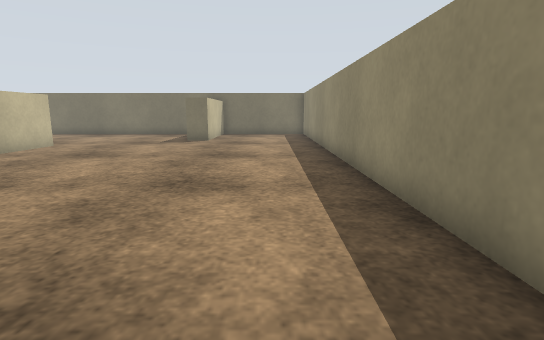
view 1 (above)

21 first-person views from a walk through a world built for the Gazebo simulator. The camera is 0.26 m above the floor, tilts 10° down and sees 80° across. The floor is counted in squares, 0.2 m on a side. Each view is taken from the middle of a square. On the plan, view 1 faces up. The plan holds only what a view shows up to about 14 squares ahead; the rest is blank. Surface patterns are stand-ins for the level's own textures.

view 2
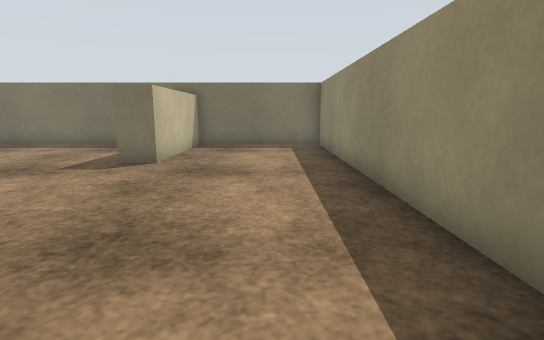

view 3
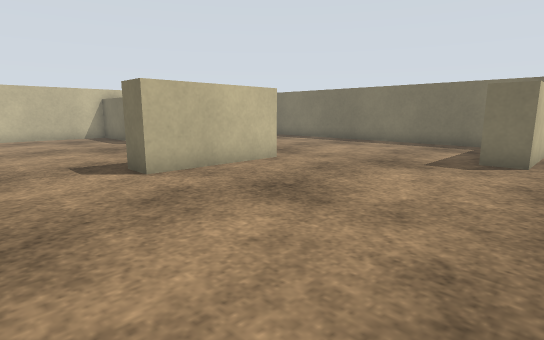

view 4
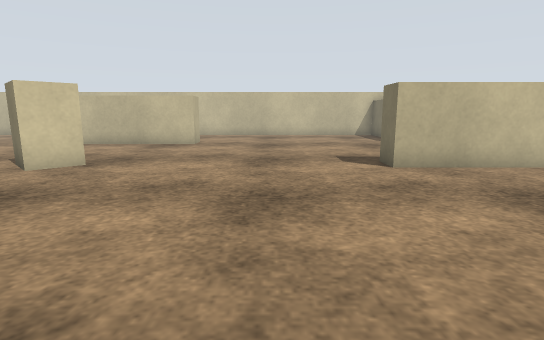

view 5
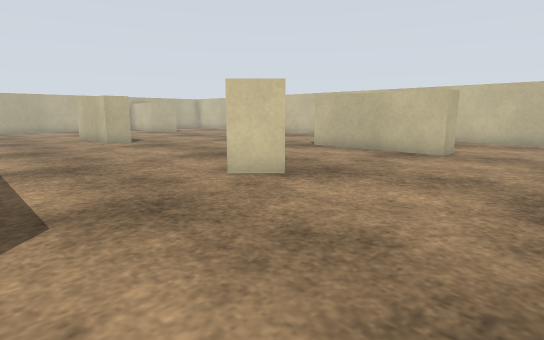

view 6
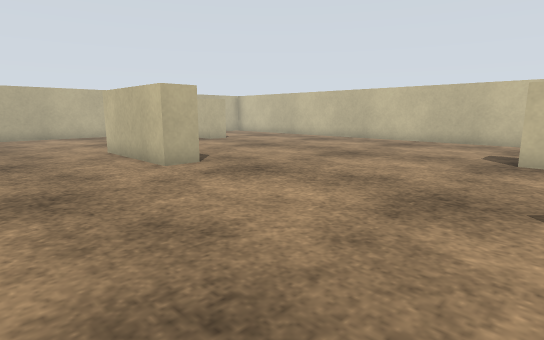

view 7
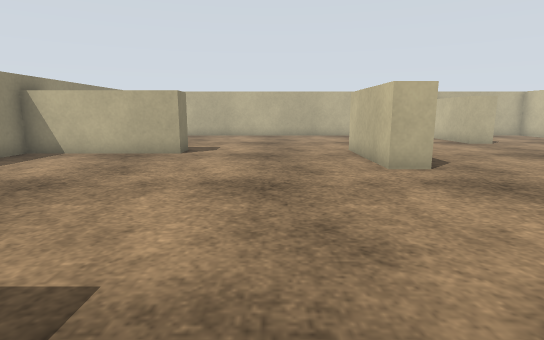

view 8
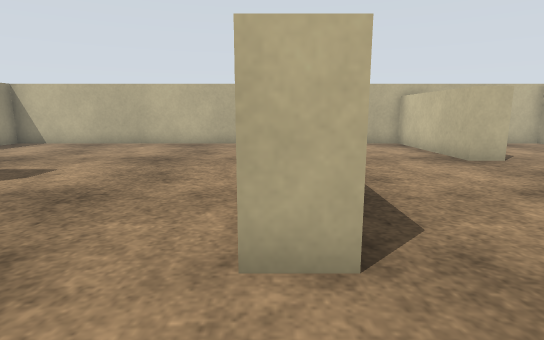

view 9
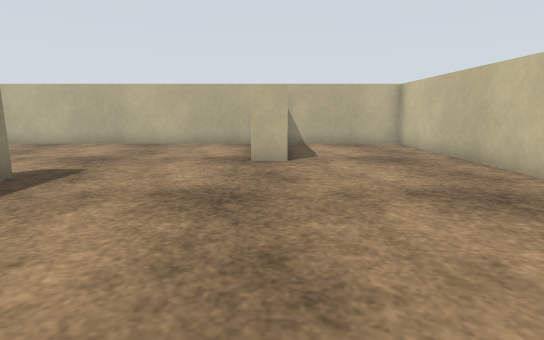

view 10
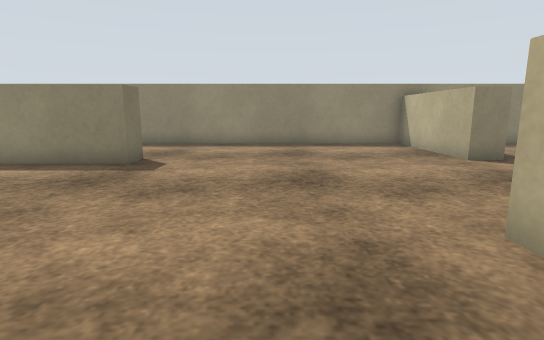

view 11
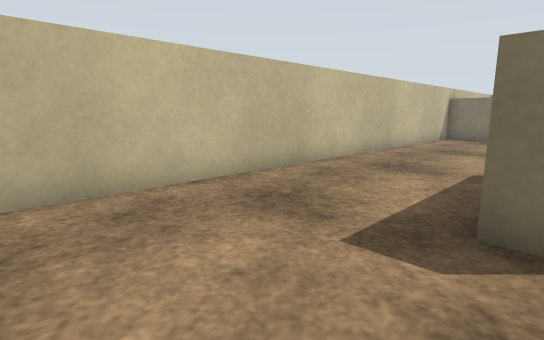

view 12
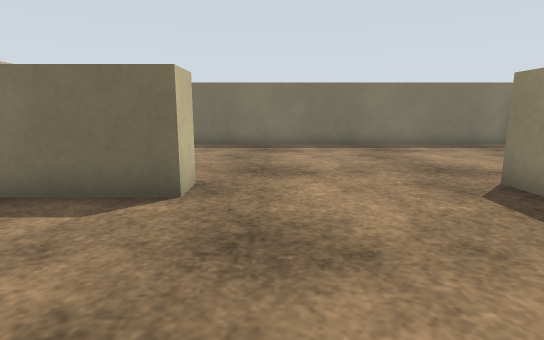

view 13
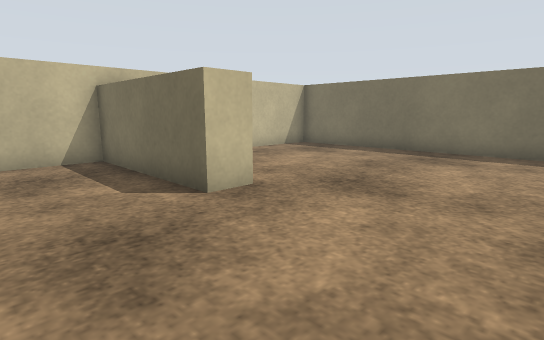

view 14
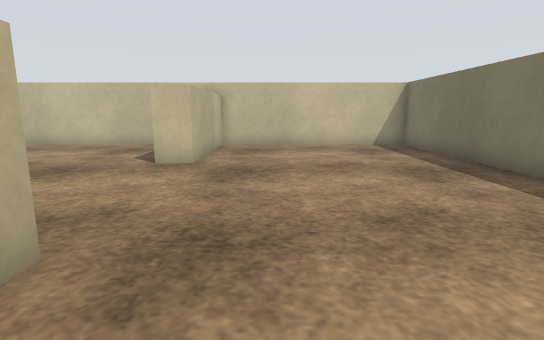

view 15
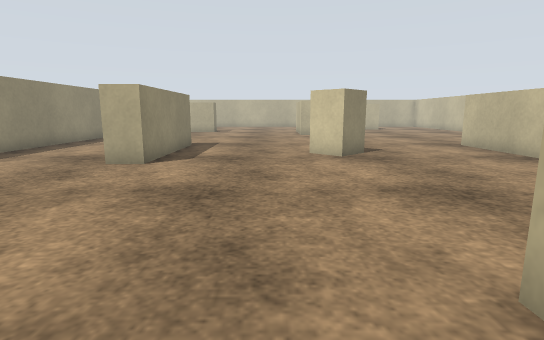

view 16
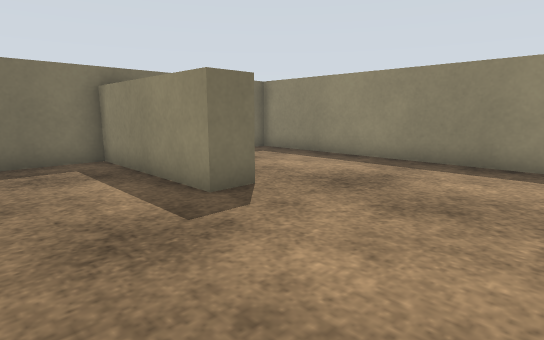

view 17
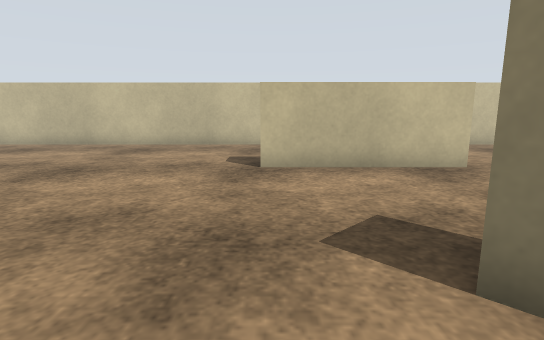

view 18
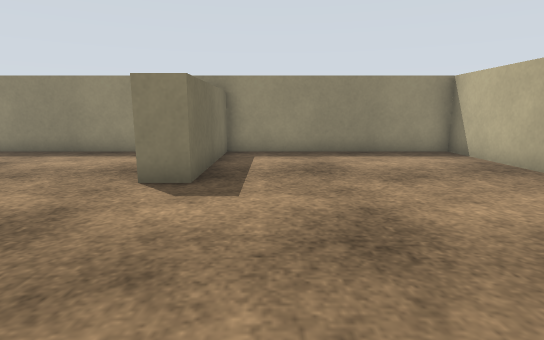

view 19
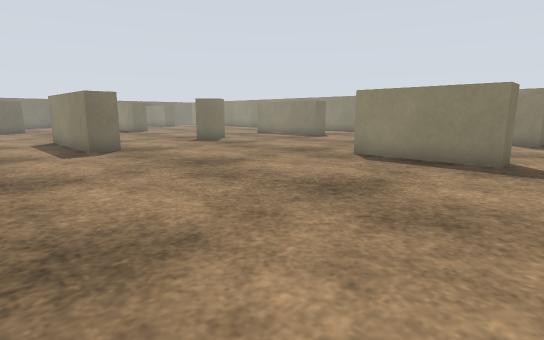

view 20
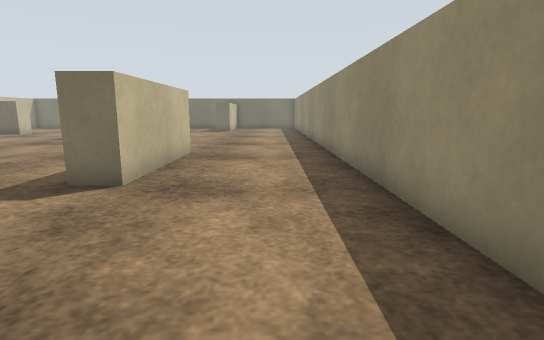

view 21
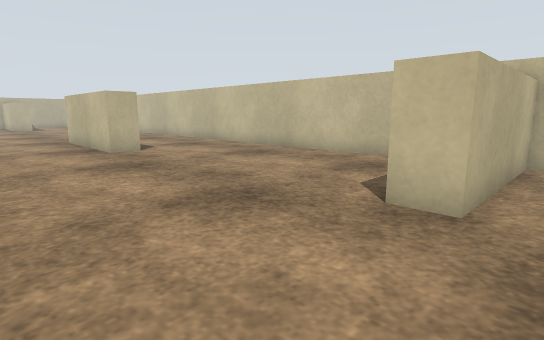

### Floor plan
Points are (right, up) in squares from view 1. A wall is a line through its corners. A room is listed if a view was taken in it or the views show most of it. See-through windows are left out.
Room 1 (views 1, 2, 3, 4, 5, 6, 7, 8, 9, 10, 11, 12, 13, 14, 15, 16, 17, 18, 19, 20, 21)
walls: (-10.1, 0.3) (-9.1, 1.3) (-8.2, 0.4) (-9.2, -0.6); (-14.8, 2.7) (-14.8, -2.3) (-15.7, -2.3) (-15.7, 2.7) (-14.8, 2.7); (-3.7, 2.7) (-2.7, 2.7) (-2.7, -2.3) (-3.7, -2.3) (-3.7, 2.7); (-9.7, -8.5) (-8.7, -8.5) (-8.7, -12.5) (-9.7, -12.5) (-9.7, -8.5); (-9.7, 11.9) (-9.7, 12.9) (-9.3, 12.9); (-8.7, 13) (-8.7, 8.9) (-9.8, 8.9); (-15.5, -14.8) (-14.4, -14.8) (-14.4, -20) (2, -20) (2, -12.5) (-3, -12.5) (-3, -11.5) (2, -11.5) (2, 20.4) (-3, 20.4) (-3, 15.4) (-4, 15.4) (-4, 20.4) (-20.4, 20.4) (-20.4, 12.9) (-15.4, 12.9) (-15.4, 11.9) (-20.4, 11.9) (-20.4, -20) (-15.6, -20)

Where each view was taken, in squares from view 1:
view 1: 0 up, 0 right, facing up
view 2: 7 up, 0 right, facing up
view 3: 6 up, 2 left, facing up-left
view 4: 6 up, 1 left, facing left
view 5: 6 up, 4 left, facing down-left
view 6: 1 down, 5 left, facing down-left
view 7: 1 down, 6 left, facing down
view 8: 6 down, 9 left, facing down
view 9: 6 down, 15 left, facing down
view 10: 6 down, 12 left, facing right
view 11: 6 down, 15 left, facing up-left
view 12: 7 up, 14 left, facing up
view 13: 9 up, 11 left, facing up-left
view 14: 15 up, 7 left, facing left
view 15: 11 up, 7 left, facing down
view 16: 11 up, 7 left, facing up-right
view 17: 2 down, 7 left, facing left
view 18: 14 down, 9 left, facing right
view 19: 14 down, 19 left, facing up-right
view 20: 8 down, 0 right, facing up
view 21: 14 up, 11 left, facing down-left
